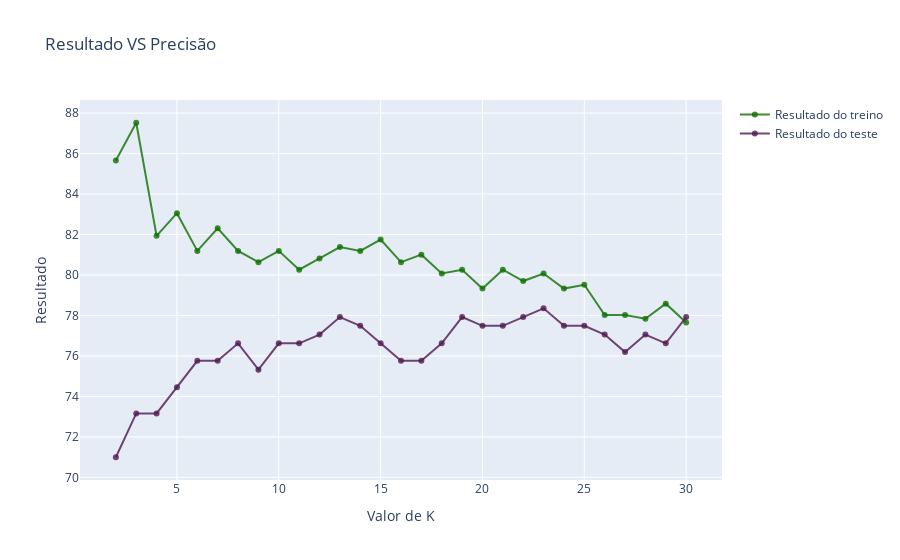

The notebook cell this image was saved under:
### Markdown cell above
#### Data visualization

### Code cell
import plotly.graph_objs as go

arange=np.arange(2,31)
trace1=go.Scatter(
    x=arange,
    y=train_score_list,
    mode="lines + markers",
    name="Resultado do treino",
    marker=dict(color = 'rgba(16, 112, 2, 0.8)'),
    
)
trace2=go.Scatter(
    x=arange,
    y=test_score_list,
    mode="lines + markers",
    name="Resultado do teste",
    marker=dict(color = 'rgba(80, 26, 80, 0.8)'),
)
chartdata = [trace1,trace2]
layout = dict(title = 'Resultado VS Precisão',
              xaxis= dict(title= 'Valor de K',ticklen= 5,zeroline= False),
              yaxis= dict(title= 'Resultado',ticklen= 5,zeroline= False)
             )
fig = dict(data = chartdata, layout = layout)
iplot(fig)

### Figure 1 — Plotly figure (JSON) as saved in the notebook; plotly's stock layout.template omitted (floating-point values rounded to 4 significant figures)
{"data": [{"marker": {"color": "rgba(16, 112, 2, 0.8)"}, "mode": "lines+markers", "name": "Resultado do treino", "type": "scatter", "x": [2, 3, 4, 5, 6, 7, 8, 9, 10, 11, 12, 13, 14, 15, 16, 17, 18, 19, 20, 21, 22, 23, 24, 25, 26, 27, 28, 29, 30], "y": [85.66, 87.52, 81.94, 83.05, 81.19, 82.31, 81.19, 80.63, 81.19, 80.26, 80.82, 81.38, 81.19, 81.75, 80.63, 81.01, 80.07, 80.26, 79.33, 80.26, 79.7, 80.07, 79.33, 79.52, 78.03, 78.03, 77.84, 78.58, 77.65]}, {"marker": {"color": "rgba(80, 26, 80, 0.8)"}, "mode": "lines+markers", "name": "Resultado do teste", "type": "scatter", "x": [2, 3, 4, 5, 6, 7, 8, 9, 10, 11, 12, 13, 14, 15, 16, 17, 18, 19, 20, 21, 22, 23, 24, 25, 26, 27, 28, 29, 30], "y": [71.0, 73.16, 73.16, 74.46, 75.76, 75.76, 76.62, 75.32, 76.62, 76.62, 77.06, 77.92, 77.49, 76.62, 75.76, 75.76, 76.62, 77.92, 77.49, 77.49, 77.92, 78.35, 77.49, 77.49, 77.06, 76.19, 77.06, 76.62, 77.92]}], "layout": {"title": {"text": "Resultado VS Precisão"}, "xaxis": {"ticklen": 5, "title": {"text": "Valor de K"}, "zeroline": false}, "yaxis": {"ticklen": 5, "title": {"text": "Resultado"}, "zeroline": false}}}
